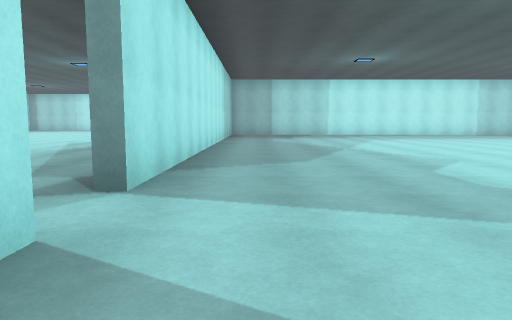
[1] (above)

24 first-person views from a walk through a Unity game level. The camera is 1.2 m above the floor, tilts 6° down and sees 70° across. The floor is counted in squares, 2 m on a side. Each view is taken from the middle of a square. On the plan, view 1 faces up. The plan holds only what a view shows up to about 10 squares ahead; the rest is blank. The place goes on beyond the plan. Surface patterns are stand-ins for the level's own textures.

[2]
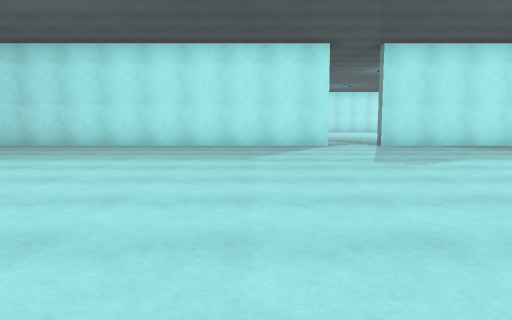

[3]
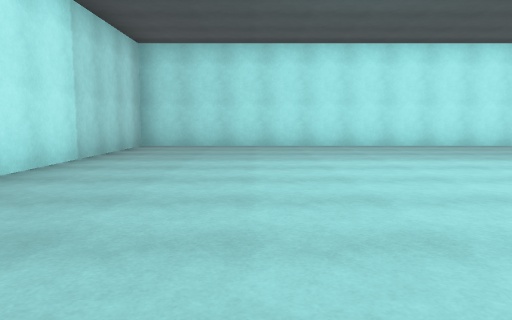

[4]
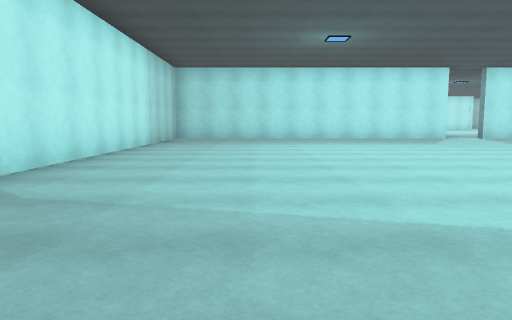

[5]
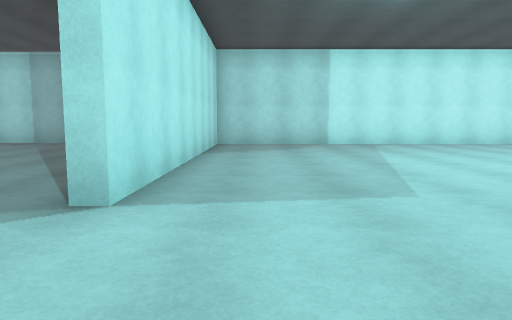

[6]
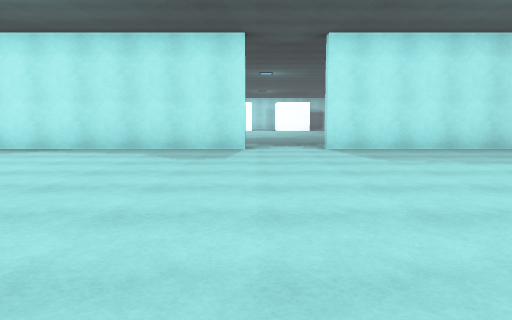

[7]
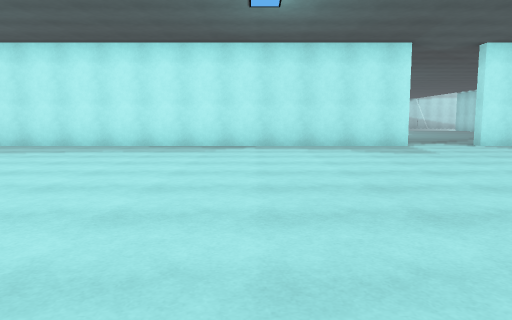

[8]
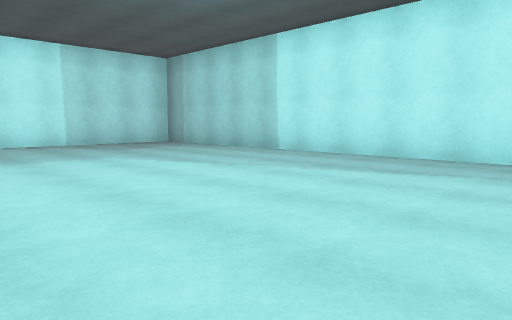

[9]
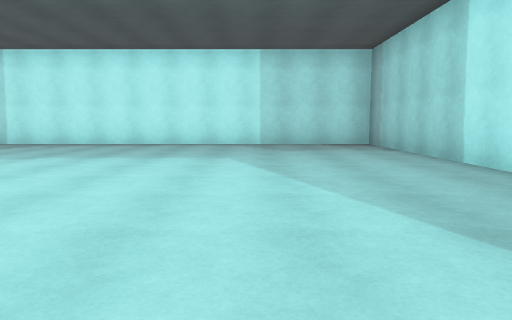

[10]
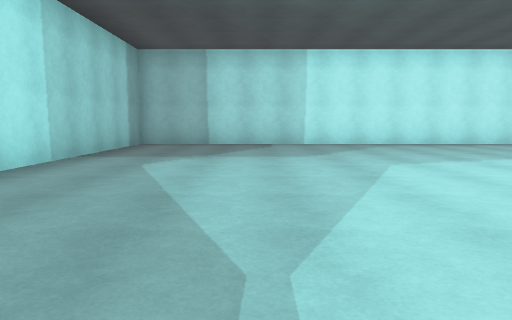

[11]
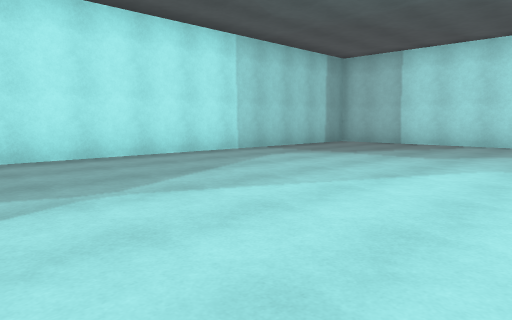

[12]
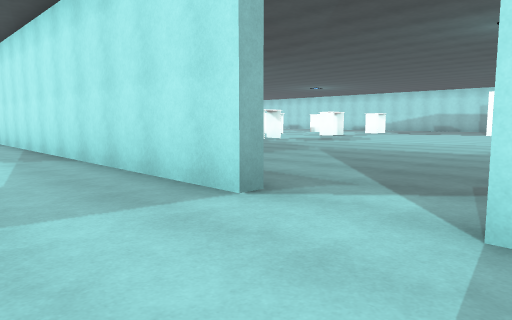

[13]
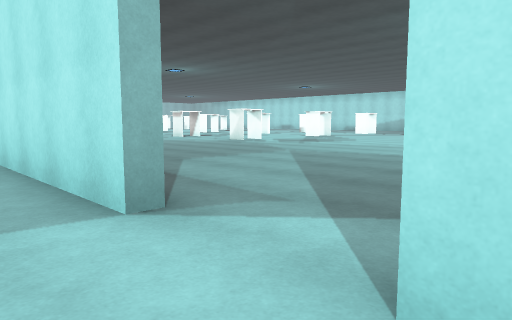

[14]
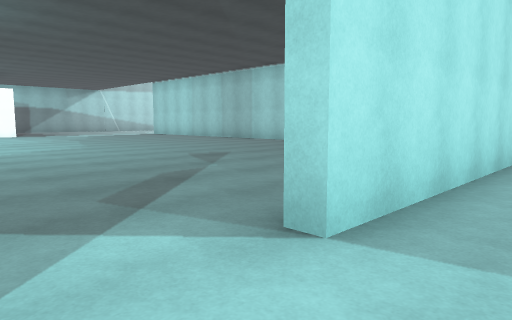

[15]
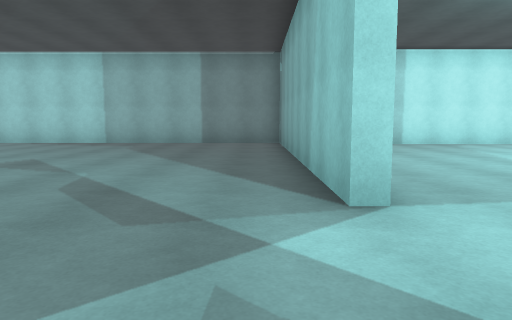

[16]
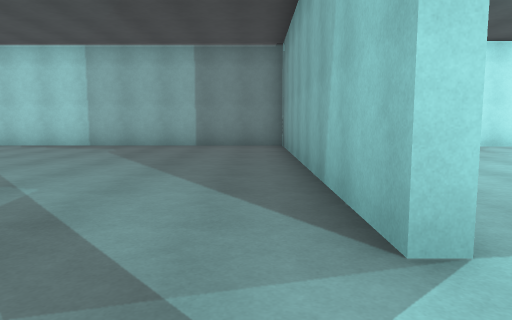

[17]
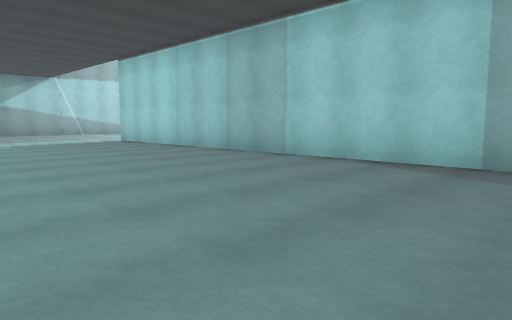

[18]
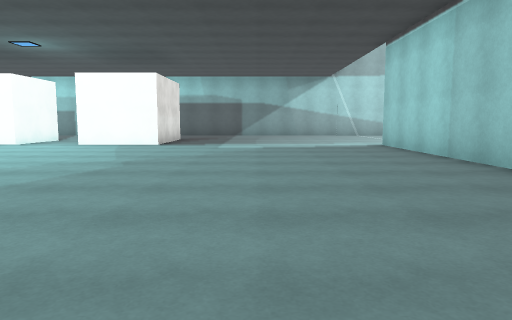

[19]
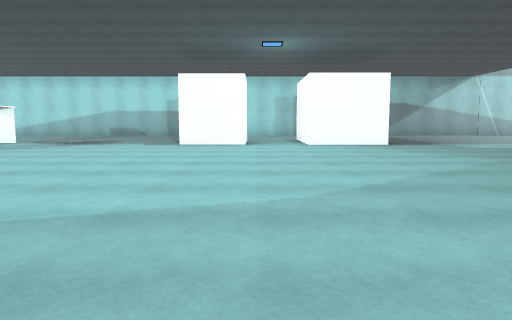

[20]
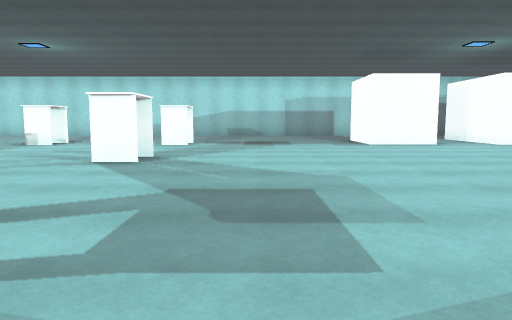

[21]
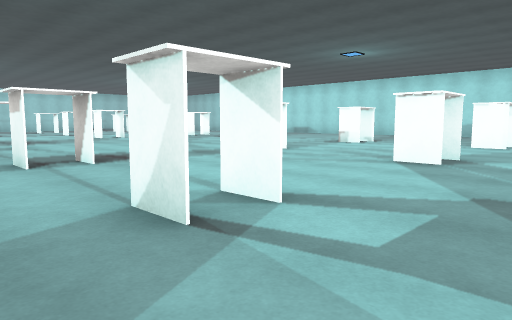

[22]
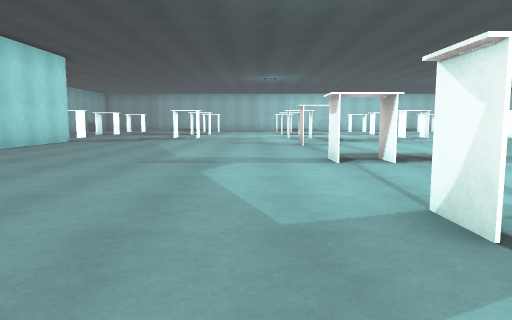

[23]
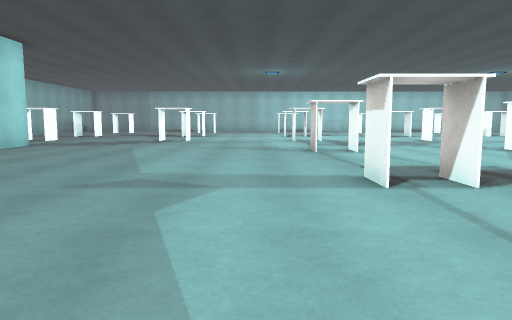

[24]
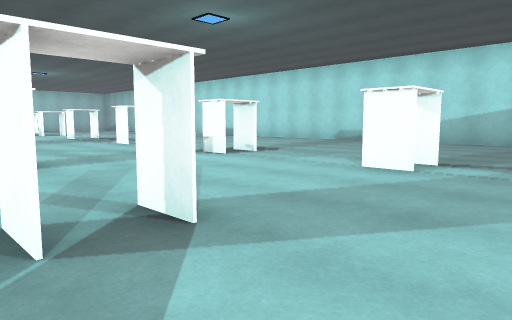

### Floor plan
Points are (right, up) in squares from view 1. A wall is a line through its corners. A room is listed if a view was taken in it or the views show most of it. See-through windows are left out.
Room 1 (views 1, 2, 3, 4, 5, 6, 7, 8, 9, 10, 11, 12, 13, 14)
walls: (-1.1, 1.9) (-1.1, -7.9) (13, -7.9) (13, -0.5); (13, 1.1) (13, 16.9) (-1.1, 16.9) (-1.1, 3.1)
ways out: opening at (13, 0.5) to room 2
Room 2 (views 15, 16, 17, 18, 19, 20, 21, 22, 23, 24)
walls: (29.1, 1.2) (28.5, 1.2) (28.5, 3) (29.1, 3); (29.1, -2.5) (28.5, -2.5) (28.5, -0.4) (29.1, -0.4); (34.7, 7.9) (34.7, 9.6); (13.3, -0.5) (13.3, -8.2) (28.5, -8.2); (13.3, 17.2) (13.3, 14)
ways out: opening at (13, 0.5) to room 1
objects: other object (20, 8) to (21, 8); other object (20, 12) to (21, 12); other object (20, 16) to (21, 16); other object (25, 8); other object (25, 12); other object (25, 16); other object (28, 8) to (29, 8); other object (29, 12); other object (29, 16)

Positions as (right, up) in squares from view 1, and headings:
1: (0, 0), facing up
2: (8, 0), facing left
3: (8, -5), facing left
4: (12, -5), facing left
5: (12, 2), facing down
6: (5, 1), facing right
7: (4, 5), facing right
8: (7, 7), facing up-right
9: (10, 7), facing up
10: (2, 7), facing up
11: (5, 7), facing up-left
12: (11, -1), facing up-right
13: (12, -1), facing up-right
14: (12, 1), facing down-right
15: (14, 2), facing down
16: (14, 1), facing down
17: (17, -3), facing down-right
18: (19, -5), facing right
19: (19, 1), facing right
20: (19, 6), facing right
21: (19, 6), facing up-right
22: (19, 6), facing up
23: (19, 8), facing up
24: (24, 6), facing up-right
